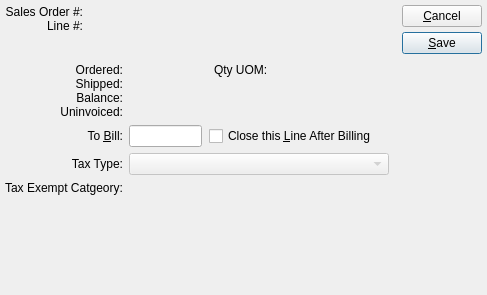
<?xml version="1.0" encoding="UTF-8"?>
<ui version="4.0">
 <comment>This file is part of the xTuple ERP: PostBooks Edition, a free and
open source Enterprise Resource Planning software suite,
Copyright (c) 1999-2014 by OpenMFG LLC, d/b/a xTuple.
It is licensed to you under the Common Public Attribution License
version 1.0, the full text of which (including xTuple-specific Exhibits)
is available at www.xtuple.com/CPAL.  By using this software, you agree
to be bound by its terms.</comment>
 <class>selectBillingQty</class>
 <widget class="QDialog" name="selectBillingQty">
  <property name="geometry">
   <rect>
    <x>0</x>
    <y>0</y>
    <width>487</width>
    <height>295</height>
   </rect>
  </property>
  <property name="windowTitle">
   <string>Approve Billing Quantity</string>
  </property>
  <layout class="QHBoxLayout">
   <property name="spacing">
    <number>7</number>
   </property>
   <property name="leftMargin">
    <number>5</number>
   </property>
   <property name="topMargin">
    <number>5</number>
   </property>
   <property name="rightMargin">
    <number>5</number>
   </property>
   <property name="bottomMargin">
    <number>5</number>
   </property>
   <item>
    <layout class="QVBoxLayout">
     <property name="spacing">
      <number>0</number>
     </property>
     <property name="leftMargin">
      <number>0</number>
     </property>
     <property name="topMargin">
      <number>0</number>
     </property>
     <property name="rightMargin">
      <number>0</number>
     </property>
     <property name="bottomMargin">
      <number>0</number>
     </property>
     <item>
      <layout class="QVBoxLayout">
       <property name="spacing">
        <number>5</number>
       </property>
       <property name="leftMargin">
        <number>0</number>
       </property>
       <property name="topMargin">
        <number>0</number>
       </property>
       <property name="rightMargin">
        <number>0</number>
       </property>
       <property name="bottomMargin">
        <number>0</number>
       </property>
       <item>
        <layout class="QHBoxLayout">
         <property name="spacing">
          <number>5</number>
         </property>
         <property name="leftMargin">
          <number>0</number>
         </property>
         <property name="topMargin">
          <number>0</number>
         </property>
         <property name="rightMargin">
          <number>0</number>
         </property>
         <property name="bottomMargin">
          <number>0</number>
         </property>
         <item>
          <layout class="QVBoxLayout">
           <property name="spacing">
            <number>0</number>
           </property>
           <property name="leftMargin">
            <number>0</number>
           </property>
           <property name="topMargin">
            <number>0</number>
           </property>
           <property name="rightMargin">
            <number>0</number>
           </property>
           <property name="bottomMargin">
            <number>0</number>
           </property>
           <item>
            <widget class="QLabel" name="_salesOrderNumberLit">
             <property name="text">
              <string>Sales Order #:</string>
             </property>
             <property name="alignment">
              <set>Qt::AlignRight|Qt::AlignTrailing|Qt::AlignVCenter</set>
             </property>
            </widget>
           </item>
           <item>
            <widget class="QLabel" name="_lineNumberLit">
             <property name="text">
              <string>Line #:</string>
             </property>
             <property name="alignment">
              <set>Qt::AlignRight|Qt::AlignTrailing|Qt::AlignVCenter</set>
             </property>
            </widget>
           </item>
          </layout>
         </item>
         <item>
          <layout class="QVBoxLayout">
           <property name="spacing">
            <number>0</number>
           </property>
           <property name="leftMargin">
            <number>0</number>
           </property>
           <property name="topMargin">
            <number>0</number>
           </property>
           <property name="rightMargin">
            <number>0</number>
           </property>
           <property name="bottomMargin">
            <number>0</number>
           </property>
           <item>
            <widget class="QLabel" name="_salesOrderNumber">
             <property name="sizePolicy">
              <sizepolicy hsizetype="Expanding" vsizetype="Preferred">
               <horstretch>0</horstretch>
               <verstretch>0</verstretch>
              </sizepolicy>
             </property>
             <property name="alignment">
              <set>Qt::AlignLeading|Qt::AlignLeft|Qt::AlignVCenter</set>
             </property>
            </widget>
           </item>
           <item>
            <widget class="QLabel" name="_lineNumber">
             <property name="sizePolicy">
              <sizepolicy hsizetype="Expanding" vsizetype="Preferred">
               <horstretch>0</horstretch>
               <verstretch>0</verstretch>
              </sizepolicy>
             </property>
             <property name="alignment">
              <set>Qt::AlignLeading|Qt::AlignLeft|Qt::AlignVCenter</set>
             </property>
            </widget>
           </item>
          </layout>
         </item>
        </layout>
       </item>
       <item>
        <layout class="QHBoxLayout">
         <property name="spacing">
          <number>0</number>
         </property>
         <property name="leftMargin">
          <number>0</number>
         </property>
         <property name="topMargin">
          <number>0</number>
         </property>
         <property name="rightMargin">
          <number>0</number>
         </property>
         <property name="bottomMargin">
          <number>0</number>
         </property>
         <item>
          <widget class="ItemCluster" name="_item">
           <property name="focusPolicy">
            <enum>Qt::StrongFocus</enum>
           </property>
          </widget>
         </item>
         <item>
          <spacer>
           <property name="orientation">
            <enum>Qt::Horizontal</enum>
           </property>
           <property name="sizeType">
            <enum>QSizePolicy::Preferred</enum>
           </property>
           <property name="sizeHint" stdset="0">
            <size>
             <width>20</width>
             <height>20</height>
            </size>
           </property>
          </spacer>
         </item>
        </layout>
       </item>
       <item>
        <layout class="QGridLayout">
         <property name="leftMargin">
          <number>0</number>
         </property>
         <property name="topMargin">
          <number>0</number>
         </property>
         <property name="rightMargin">
          <number>0</number>
         </property>
         <property name="bottomMargin">
          <number>0</number>
         </property>
         <property name="spacing">
          <number>6</number>
         </property>
         <item row="0" column="0">
          <layout class="QVBoxLayout">
           <property name="spacing">
            <number>0</number>
           </property>
           <property name="leftMargin">
            <number>0</number>
           </property>
           <property name="topMargin">
            <number>0</number>
           </property>
           <property name="rightMargin">
            <number>0</number>
           </property>
           <property name="bottomMargin">
            <number>0</number>
           </property>
           <item>
            <widget class="QLabel" name="_orderedLit">
             <property name="text">
              <string>Ordered:</string>
             </property>
             <property name="alignment">
              <set>Qt::AlignRight|Qt::AlignTrailing|Qt::AlignVCenter</set>
             </property>
            </widget>
           </item>
           <item>
            <widget class="QLabel" name="_shippedLit">
             <property name="text">
              <string>Shipped:</string>
             </property>
             <property name="alignment">
              <set>Qt::AlignRight|Qt::AlignTrailing|Qt::AlignVCenter</set>
             </property>
            </widget>
           </item>
           <item>
            <widget class="QLabel" name="_balanceLit">
             <property name="text">
              <string>Balance:</string>
             </property>
             <property name="alignment">
              <set>Qt::AlignRight|Qt::AlignTrailing|Qt::AlignVCenter</set>
             </property>
            </widget>
           </item>
           <item>
            <widget class="QLabel" name="_uninvoicedLit">
             <property name="text">
              <string>Uninvoiced:</string>
             </property>
             <property name="alignment">
              <set>Qt::AlignRight|Qt::AlignTrailing|Qt::AlignVCenter</set>
             </property>
            </widget>
           </item>
          </layout>
         </item>
         <item row="2" column="0">
          <widget class="QLabel" name="_taxTypeLit">
           <property name="text">
            <string>Tax Type:</string>
           </property>
           <property name="alignment">
            <set>Qt::AlignRight|Qt::AlignTrailing|Qt::AlignVCenter</set>
           </property>
          </widget>
         </item>
         <item row="0" column="1">
          <layout class="QHBoxLayout">
           <property name="spacing">
            <number>5</number>
           </property>
           <property name="leftMargin">
            <number>0</number>
           </property>
           <property name="topMargin">
            <number>0</number>
           </property>
           <property name="rightMargin">
            <number>0</number>
           </property>
           <property name="bottomMargin">
            <number>0</number>
           </property>
           <item>
            <layout class="QVBoxLayout">
             <property name="spacing">
              <number>0</number>
             </property>
             <property name="leftMargin">
              <number>0</number>
             </property>
             <property name="topMargin">
              <number>0</number>
             </property>
             <property name="rightMargin">
              <number>0</number>
             </property>
             <property name="bottomMargin">
              <number>0</number>
             </property>
             <item>
              <widget class="XLabel" name="_ordered">
               <property name="minimumSize">
                <size>
                 <width>80</width>
                 <height>0</height>
                </size>
               </property>
               <property name="alignment">
                <set>Qt::AlignRight|Qt::AlignTrailing|Qt::AlignVCenter</set>
               </property>
              </widget>
             </item>
             <item>
              <widget class="XLabel" name="_shipped">
               <property name="minimumSize">
                <size>
                 <width>80</width>
                 <height>0</height>
                </size>
               </property>
               <property name="alignment">
                <set>Qt::AlignRight|Qt::AlignTrailing|Qt::AlignVCenter</set>
               </property>
              </widget>
             </item>
             <item>
              <widget class="XLabel" name="_balance">
               <property name="minimumSize">
                <size>
                 <width>80</width>
                 <height>0</height>
                </size>
               </property>
               <property name="alignment">
                <set>Qt::AlignRight|Qt::AlignTrailing|Qt::AlignVCenter</set>
               </property>
              </widget>
             </item>
             <item>
              <widget class="XLabel" name="_uninvoiced">
               <property name="minimumSize">
                <size>
                 <width>80</width>
                 <height>0</height>
                </size>
               </property>
               <property name="alignment">
                <set>Qt::AlignRight|Qt::AlignTrailing|Qt::AlignVCenter</set>
               </property>
              </widget>
             </item>
            </layout>
           </item>
           <item>
            <layout class="QVBoxLayout">
             <property name="spacing">
              <number>6</number>
             </property>
             <property name="leftMargin">
              <number>0</number>
             </property>
             <property name="topMargin">
              <number>0</number>
             </property>
             <property name="rightMargin">
              <number>0</number>
             </property>
             <property name="bottomMargin">
              <number>0</number>
             </property>
             <item>
              <layout class="QHBoxLayout">
               <property name="spacing">
                <number>6</number>
               </property>
               <property name="leftMargin">
                <number>0</number>
               </property>
               <property name="topMargin">
                <number>0</number>
               </property>
               <property name="rightMargin">
                <number>0</number>
               </property>
               <property name="bottomMargin">
                <number>0</number>
               </property>
               <item>
                <widget class="QLabel" name="label">
                 <property name="text">
                  <string>Qty UOM:</string>
                 </property>
                </widget>
               </item>
               <item>
                <widget class="QLabel" name="_qtyUOM">
                 <property name="text">
                  <string/>
                 </property>
                </widget>
               </item>
              </layout>
             </item>
             <item>
              <spacer>
               <property name="orientation">
                <enum>Qt::Vertical</enum>
               </property>
               <property name="sizeHint" stdset="0">
                <size>
                 <width>20</width>
                 <height>40</height>
                </size>
               </property>
              </spacer>
             </item>
            </layout>
           </item>
           <item>
            <spacer>
             <property name="orientation">
              <enum>Qt::Horizontal</enum>
             </property>
             <property name="sizeType">
              <enum>QSizePolicy::Expanding</enum>
             </property>
             <property name="sizeHint" stdset="0">
              <size>
               <width>20</width>
               <height>20</height>
              </size>
             </property>
            </spacer>
           </item>
          </layout>
         </item>
         <item row="1" column="1">
          <layout class="QHBoxLayout">
           <property name="spacing">
            <number>7</number>
           </property>
           <property name="leftMargin">
            <number>0</number>
           </property>
           <property name="topMargin">
            <number>0</number>
           </property>
           <property name="rightMargin">
            <number>0</number>
           </property>
           <property name="bottomMargin">
            <number>0</number>
           </property>
           <item>
            <widget class="XLineEdit" name="_toBill">
             <property name="maximumSize">
              <size>
               <width>80</width>
               <height>32767</height>
              </size>
             </property>
             <property name="alignment">
              <set>Qt::AlignRight</set>
             </property>
            </widget>
           </item>
           <item>
            <layout class="QHBoxLayout">
             <property name="spacing">
              <number>0</number>
             </property>
             <property name="leftMargin">
              <number>0</number>
             </property>
             <property name="topMargin">
              <number>0</number>
             </property>
             <property name="rightMargin">
              <number>0</number>
             </property>
             <property name="bottomMargin">
              <number>0</number>
             </property>
             <item>
              <widget class="QCheckBox" name="_closeLine">
               <property name="text">
                <string>Close this &amp;Line After Billing</string>
               </property>
              </widget>
             </item>
             <item>
              <spacer>
               <property name="orientation">
                <enum>Qt::Horizontal</enum>
               </property>
               <property name="sizeType">
                <enum>QSizePolicy::Preferred</enum>
               </property>
               <property name="sizeHint" stdset="0">
                <size>
                 <width>20</width>
                 <height>20</height>
                </size>
               </property>
              </spacer>
             </item>
            </layout>
           </item>
          </layout>
         </item>
         <item row="1" column="0">
          <widget class="QLabel" name="_toBillLit">
           <property name="text">
            <string>To &amp;Bill:</string>
           </property>
           <property name="alignment">
            <set>Qt::AlignRight|Qt::AlignTrailing|Qt::AlignVCenter</set>
           </property>
           <property name="buddy">
            <cstring>_toBill</cstring>
           </property>
          </widget>
         </item>
         <item row="2" column="1">
          <widget class="XComboBox" name="_taxType">
           <property name="enabled">
            <bool>false</bool>
           </property>
           <property name="allowNull">
            <bool>true</bool>
           </property>
           <property name="nullStr">
            <string>None</string>
           </property>
           <property name="type">
            <enum>XComboBox::TaxTypes</enum>
           </property>
          </widget>
         </item>
         <item row="3" column="0">
          <widget class="QLabel" name="_taxExemptLit">
           <property name="text">
            <string>Tax Exempt Catgeory:</string>
           </property>
          </widget>
         </item>
         <item row="3" column="1">
          <widget class="TaxExemptCluster" name="_taxExempt" native="true"/>
         </item>
        </layout>
       </item>
      </layout>
     </item>
     <item>
      <spacer>
       <property name="orientation">
        <enum>Qt::Vertical</enum>
       </property>
       <property name="sizeType">
        <enum>QSizePolicy::Expanding</enum>
       </property>
       <property name="sizeHint" stdset="0">
        <size>
         <width>20</width>
         <height>20</height>
        </size>
       </property>
      </spacer>
     </item>
    </layout>
   </item>
   <item>
    <layout class="QHBoxLayout">
     <property name="spacing">
      <number>0</number>
     </property>
     <property name="leftMargin">
      <number>0</number>
     </property>
     <property name="topMargin">
      <number>0</number>
     </property>
     <property name="rightMargin">
      <number>0</number>
     </property>
     <property name="bottomMargin">
      <number>0</number>
     </property>
     <item>
      <spacer>
       <property name="orientation">
        <enum>Qt::Horizontal</enum>
       </property>
       <property name="sizeType">
        <enum>QSizePolicy::Expanding</enum>
       </property>
       <property name="sizeHint" stdset="0">
        <size>
         <width>20</width>
         <height>20</height>
        </size>
       </property>
      </spacer>
     </item>
     <item>
      <layout class="QVBoxLayout">
       <property name="spacing">
        <number>5</number>
       </property>
       <property name="leftMargin">
        <number>0</number>
       </property>
       <property name="topMargin">
        <number>0</number>
       </property>
       <property name="rightMargin">
        <number>0</number>
       </property>
       <property name="bottomMargin">
        <number>0</number>
       </property>
       <item>
        <widget class="QPushButton" name="_close">
         <property name="text">
          <string>&amp;Cancel</string>
         </property>
        </widget>
       </item>
       <item>
        <widget class="QPushButton" name="_save">
         <property name="text">
          <string>&amp;Save</string>
         </property>
         <property name="default">
          <bool>true</bool>
         </property>
        </widget>
       </item>
       <item>
        <spacer>
         <property name="orientation">
          <enum>Qt::Vertical</enum>
         </property>
         <property name="sizeType">
          <enum>QSizePolicy::Expanding</enum>
         </property>
         <property name="sizeHint" stdset="0">
          <size>
           <width>20</width>
           <height>20</height>
          </size>
         </property>
        </spacer>
       </item>
      </layout>
     </item>
    </layout>
   </item>
  </layout>
 </widget>
 <layoutdefault spacing="6" margin="11"/>
 <customwidgets>
  <customwidget>
   <class>ItemCluster</class>
   <extends>QWidget</extends>
   <header>itemcluster.h</header>
   <container>1</container>
  </customwidget>
  <customwidget>
   <class>XComboBox</class>
   <extends>QComboBox</extends>
   <header>xcombobox.h</header>
  </customwidget>
  <customwidget>
   <class>XLabel</class>
   <extends>QLabel</extends>
   <header>xlabel.h</header>
  </customwidget>
  <customwidget>
   <class>XLineEdit</class>
   <extends>QLineEdit</extends>
   <header>xlineedit.h</header>
   <container>1</container>
  </customwidget>
  <customwidget>
   <class>TaxExemptCluster</class>
   <extends>QWidget</extends>
   <header>taxexemptcluster.h</header>
  </customwidget>
 </customwidgets>
 <tabstops>
  <tabstop>_item</tabstop>
  <tabstop>_toBill</tabstop>
  <tabstop>_closeLine</tabstop>
  <tabstop>_taxType</tabstop>
  <tabstop>_save</tabstop>
  <tabstop>_close</tabstop>
 </tabstops>
 <resources/>
 <connections>
  <connection>
   <sender>_close</sender>
   <signal>clicked()</signal>
   <receiver>selectBillingQty</receiver>
   <slot>reject()</slot>
   <hints>
    <hint type="sourcelabel">
     <x>20</x>
     <y>20</y>
    </hint>
    <hint type="destinationlabel">
     <x>20</x>
     <y>20</y>
    </hint>
   </hints>
  </connection>
 </connections>
</ui>
